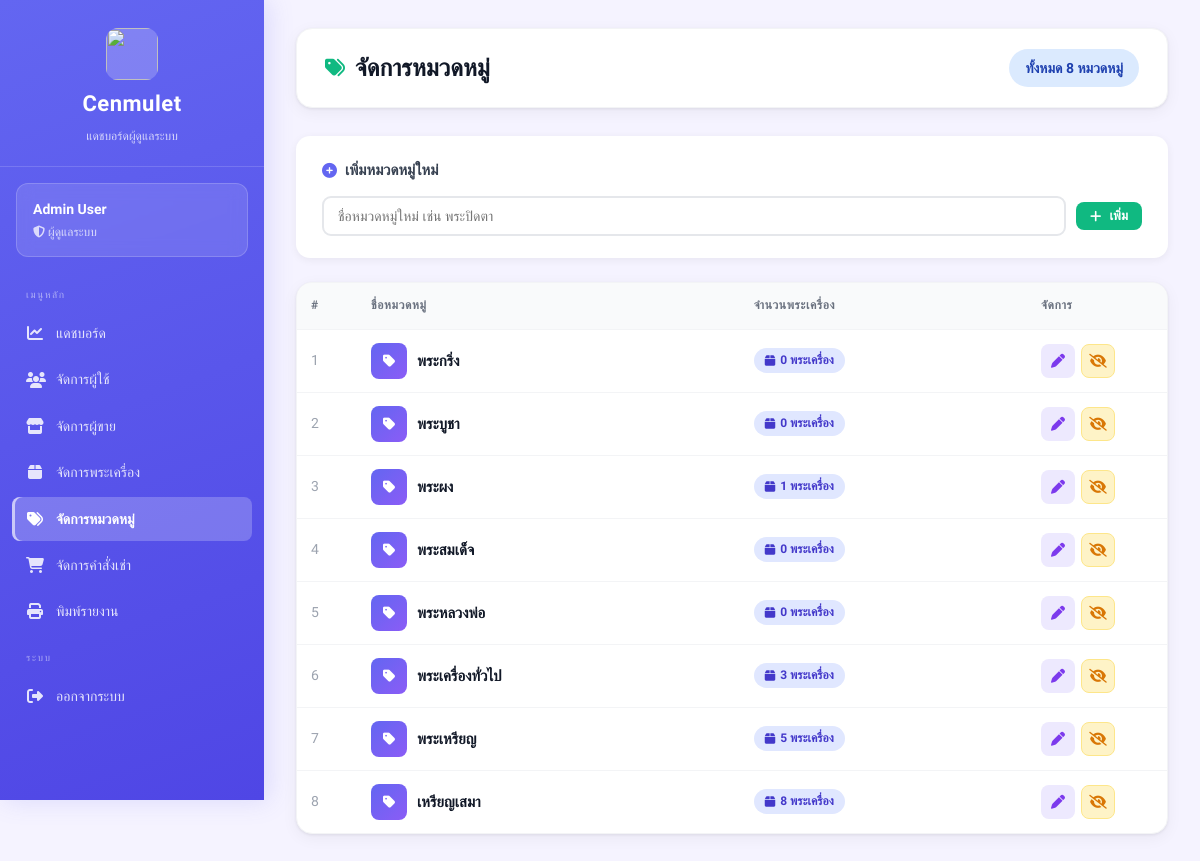
Screenshot of /views/admin/categories.php (signed in) with the database file from the repository.
### tables this page shows
CREATE TABLE categories (
    id INTEGER PRIMARY KEY AUTOINCREMENT,
    category_name TEXT
, is_hidden INTEGER DEFAULT 0);

### views/admin/categories.php (the view, shortened to what this page needs)
<?php
require_once __DIR__ . "/../../config/db.php";
$admin_id = $_SESSION['user_id'];
$stmt = $db->prepare("SELECT * FROM admins WHERE id = :id");
$stmt->execute([':id' => $admin_id]);
$admin = $stmt->fetch(PDO::FETCH_ASSOC);
$categories = $db->query("
    SELECT c.id, c.category_name, COALESCE(c.is_hidden, 0) as is_hidden,
           COUNT(a.id) as product_count
    FROM categories c
    LEFT JOIN amulets a ON c.id = a.categoryId
    GROUP BY c.id
    ORDER BY c.category_name ASC
")->fetchAll(PDO::FETCH_ASSOC);
$total = count($categories);
?>
<!DOCTYPE html>
<html lang="th">
<head>
    <link rel="stylesheet" href="/public/css/dashboard.css">
    <link rel="stylesheet" href="https://cdnjs.cloudflare.com/ajax/libs/font-awesome/6.5.1/css/all.min.css">
</head>
<body class="admin">
<div class="dashboard-container">
<?php include __DIR__ . '/_sidebar.php'; ?>
<main class="main-content">
    <div class="top-bar">
        <h1><i class="fa-solid fa-tags"></i> จัดการหมวดหมู่</h1>
        <span class="badge badge-info" style="font-size:14px;padding:8px 16px">
            ทั้งหมด <?php echo $total; ?> หมวดหมู่
        </span>
    </div>
    <div class="cat-form-card">
        <h3><i class="fa-solid fa-plus-circle"></i> เพิ่มหมวดหมู่ใหม่</h3>
        <form action="/admin/category_action.php" method="POST">
            <div class="cat-input-row">
                <input type="text" name="category_name" id="newCategoryName"
                       placeholder="ชื่อหมวดหมู่ใหม่ เช่น พระปิดตา" required maxlength="100"
                       autocomplete="off">
                <button type="submit" class="btn btn-primary btn-sm" style="white-space:nowrap">
                    <i class="fa-solid fa-plus"></i> เพิ่ม
                </button>
            </div>
        </form>
    </div>
    <div class="card">
        <div class="table-wrapper">
        <?php if (count($categories) > 0): ?>
        <table id="catTable">
            <thead>
                <tr>
                    <th style="width:60px">#</th>
                    <th>ชื่อหมวดหมู่</th>
                    <th>จำนวนพระเครื่อง</th>
                    <th style="width:140px">จัดการ</th>
                </tr>
            </thead>
            <tbody>
            <?php foreach ($categories as $i => $c): ?>
            <tr id="row-<?php echo $c['id']; ?>" class="<?php echo $c['is_hidden'] ? 'cat-hidden' : ''; ?>">
                <td style="color:#9ca3af"><?php echo $i + 1; ?></td>
                <td>
                    <div id="view-<?php echo $c['id']; ?>"
                         style="display:flex;align-items:center;gap:10px">
                        <div style="width:36px;height:36px;border-radius:8px;background:<?php echo $c['is_hidden'] ? '#e5e7eb' : 'linear-gradient(135deg,#6366f1,#8b5cf6)'; ?>;display:flex;align-items:center;justify-content:center;color:<?php echo $c['is_hidden'] ? '#9ca3af' : '#fff'; ?>;flex-shrink:0">
                            <i class="fa-solid <?php echo $c['is_hidden'] ? 'fa-eye-slash' : 'fa-tag'; ?>"></i>
                        </div>
                        <strong style="font-size:15px"><?php echo htmlspecialchars($c['category_name']); ?></strong>
                    </div>
                </td>
                <td>
                    <span class="cat-count-chip">
                        <i class="fa-solid fa-box"></i>
                        <?php echo number_format($c['product_count']); ?> พระเครื่อง
                    </span>
                </td>
                <td>
                    <div id="viewBtns-<?php echo $c['id']; ?>" style="display:flex;gap:6px">
                        <button class="btn-icon edit-cat" title="แก้ไข"
                                onclick="startEdit(<?php echo $c['id']; ?>)">
                            <i class="fa-solid fa-pen"></i>
                        </button>
                        <form action="/admin/category_action.php" method="POST">
                            <?php if ($c['is_hidden']): ?>
                            <button type="submit" class="btn-icon show-cat" title="แสดงหมวดหมู่">
                                <i class="fa-solid fa-eye"></i>
                            </button>
                            <?php else: ?>
                            <button type="submit" class="btn-icon hide-cat" title="ซ่อนหมวดหมู่">
                                <i class="fa-solid fa-eye-slash"></i>
                            </button>
                            <?php endif; ?>
                        </form>
                    </div>
                </td>
            </tr>
            <?php endforeach; ?>
            </tbody>
        </table>
        <?php endif; ?>
        </div>
    </div>
</main>
</div>
</body>
</html>

### views/admin/_sidebar.php (shortened to what this page needs)
<?php
$current = basename($_SERVER['PHP_SELF']);
?>
<aside class="sidebar admin">
    <div class="sidebar-header">
        <img src="/public/images/image.png" alt="">
        <h2>Cenmulet</h2>
        <p>แดชบอร์ดผู้ดูแลระบบ</p>
    </div>
    <div class="sidebar-user">
        <h3><?php echo htmlspecialchars($admin['fullname']); ?></h3>
        <p><i class="fa-solid fa-shield-halved"></i> ผู้ดูแลระบบ</p>
    </div>
    <ul class="sidebar-menu">
        <li class="menu-sep">เมนูหลัก</li>
        <li>
            <a href="/views/admin/dashboard.php"
               class="<?php echo $current === 'dashboard.php' ? 'active' : ''; ?>">
                <i class="fa-solid fa-chart-line"></i> แดชบอร์ด
            </a>
        </li>
        <li>
            <a href="/views/admin/users.php"
               class="<?php echo $current === 'users.php' ? 'active' : ''; ?>">
                <i class="fa-solid fa-users"></i> จัดการผู้ใช้
            </a>
        </li>
        <li>
            <a href="/views/admin/sellers.php"
               class="<?php echo in_array($current, ['sellers.php','approve_sellers.php']) ? 'active' : ''; ?>">
                <i class="fa-solid fa-store"></i> จัดการผู้ขาย
            </a>
        </li>
        <li>
            <a href="/views/admin/products.php"
               class="<?php echo $current === 'products.php' ? 'active' : ''; ?>">
                <i class="fa-solid fa-box"></i> จัดการพระเครื่อง
            </a>
        </li>
        <li>
            <a href="/views/admin/categories.php"
               class="<?php echo $current === 'categories.php' ? 'active' : ''; ?>">
                <i class="fa-solid fa-tags"></i> จัดการหมวดหมู่
            </a>
        </li>
        <li>
            <a href="/views/admin/orders.php"
               class="<?php echo $current === 'orders.php' ? 'active' : ''; ?>">
                <i class="fa-solid fa-cart-shopping"></i> จัดการคำสั่งเช่า
            </a>
        </li>
        <li>
            <a href="/views/admin/report.php"
               class="<?php echo $current === 'report.php' ? 'active' : ''; ?>">
                <i class="fa-solid fa-print"></i> พิมพ์รายงาน
            </a>
        </li>
        <li class="menu-sep">ระบบ</li>
        <li>
            <a href="/auth/logout.php">
                <i class="fa-solid fa-right-from-bracket"></i> ออกจากระบบ
            </a>
        </li>
    </ul>
</aside>

### views/admin/categories.php (style rules this page uses)
.cat-form-card { background: #fff; border-radius: 14px; padding: 22px 26px; box-shadow: 0 2px 8px rgba(0,0,0,.06); margin-bottom: 24px; }
.cat-form-card h3 { font-size: 15px; font-weight: 700; color: #374151; margin-bottom: 14px; display: flex; align-items: center; gap: 8px; }
.cat-form-card h3 i { color: #6366f1; }
.cat-input-row { display: flex; gap: 10px; align-items: center; }
.cat-input-row input { flex: 1; padding: 10px 14px; border: 2px solid #e5e7eb; border-radius: 9px; font-family: inherit; font-size: 14px; outline: none; transition: border-color .2s; }
.btn-icon.edit-cat { background: #ede9fe; color: #7c3aed; }
.btn-icon.hide-cat { background: #fef3c7; color: #d97706; border: 1px solid #fde68a; }
.btn-icon { border: none; padding: 7px 10px; border-radius: 8px; cursor: pointer; font-size: 14px; transition: opacity .2s; }
.cat-count-chip { display: inline-flex; align-items: center; gap: 5px; background: #e0e7ff; color: #4338ca; padding: 3px 11px; border-radius: 99px; font-size: 12px; font-weight: 600; }

### rows the page displays
categories: category_name "พระกริ่ง", product_count "0"
categories: category_name "พระบูชา", product_count "0"
categories: category_name "พระผง", product_count "1"
categories: category_name "พระสมเด็จ", product_count "0"
categories: category_name "พระหลวงพ่อ", product_count "0"
categories: category_name "พระเครื่องทั่วไป", product_count "3"
categories: category_name "พระเหรียญ", product_count "5"
categories: category_name "เหรียญเสมา", product_count "8"

### other values shown
$admin['fullname'] "Admin User"
$total "8"
